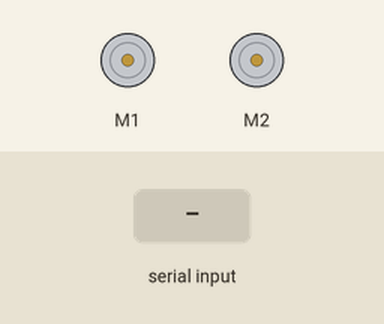
A sketch run on a simulated Arduino Uno, built with avr-gcc and run on an emulated ATmega328P. Parts: 2 × DC motor (green arrow = forward, orange = backward, longer = faster). The inputs (shaded band) are chosen by the test bench.

Above: at 3.2 s.
3.3 s: "forward\n" received over Serial
At 4.3 s:
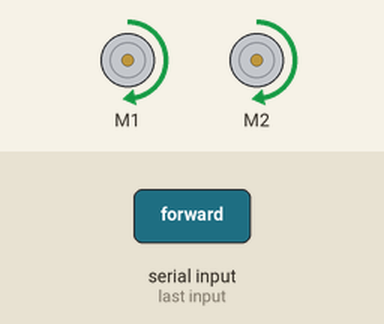
6.3 s: "backward\n" received over Serial
At 7.8 s:
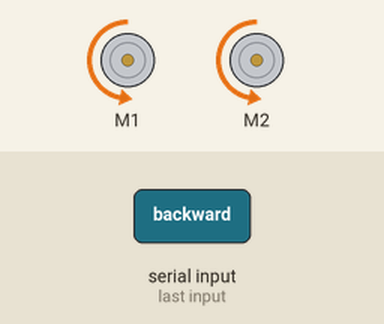
9.3 s: "left\n" received over Serial
At 10.8 s:
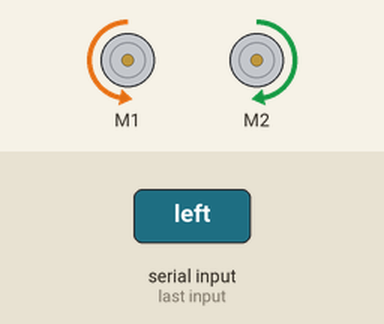
12.3 s: "right\n" received over Serial
At 13.8 s:
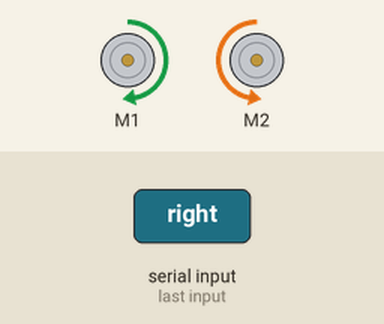
Timing chart, 0 to 15.5 s (numbered marks = the images above; inputs shaded):
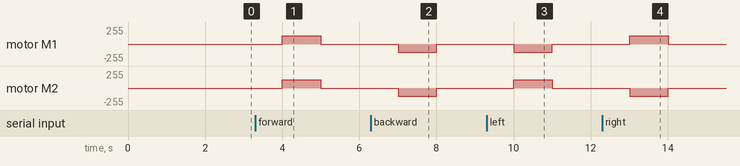

Measured:
- after the input at 3.3 s, motor M1, motor M2: stopped → forward 127/255 after 0.70 s, → stopped 1.0 s later
- after the input at 6.3 s, motor M1, motor M2: stopped → backward 127/255 after 0.70 s, → stopped 1.0 s later
- after the input at 9.3 s, motor M1: stopped → backward 127/255 after 0.71 s, → stopped 1.0 s later; motor M2: stopped → forward 127/255 after 0.71 s, → stopped 1.0 s later
- after the input at 12.3 s, motor M1: stopped → forward 127/255 after 0.71 s, → stopped 1.0 s later; motor M2: stopped → backward 127/255 after 0.71 s, → stopped 1.0 s later

The sketch:

SerialRead2.ino
```cpp
#include <ZumoMotors.h>
ZumoMotors motors;
String cmd;

void setup() {
  // put your setup code here, to run once:
  Serial.begin(9600);
  motors.setSpeeds(0,0);
  delay(2000);
}

void loop() {
  // put your main code here, to run repeatedly:
  if (Serial.available()) {
    cmd = Serial.readStringUntil('\n');
    cmd.trim();
    if(cmd == "forward") {
      motors.setSpeeds(200,200);
    } else if(cmd == "backward") {
      motors.setSpeeds(-200,-200);
    }
    else if(cmd == "left") {
      motors.setSpeeds(-200,200);
    } else if(cmd == "right") {
      motors.setSpeeds(200,-200);
    }
  } else {
    delay(1000);
    motors.setSpeeds(0,0);
  }
}
```
